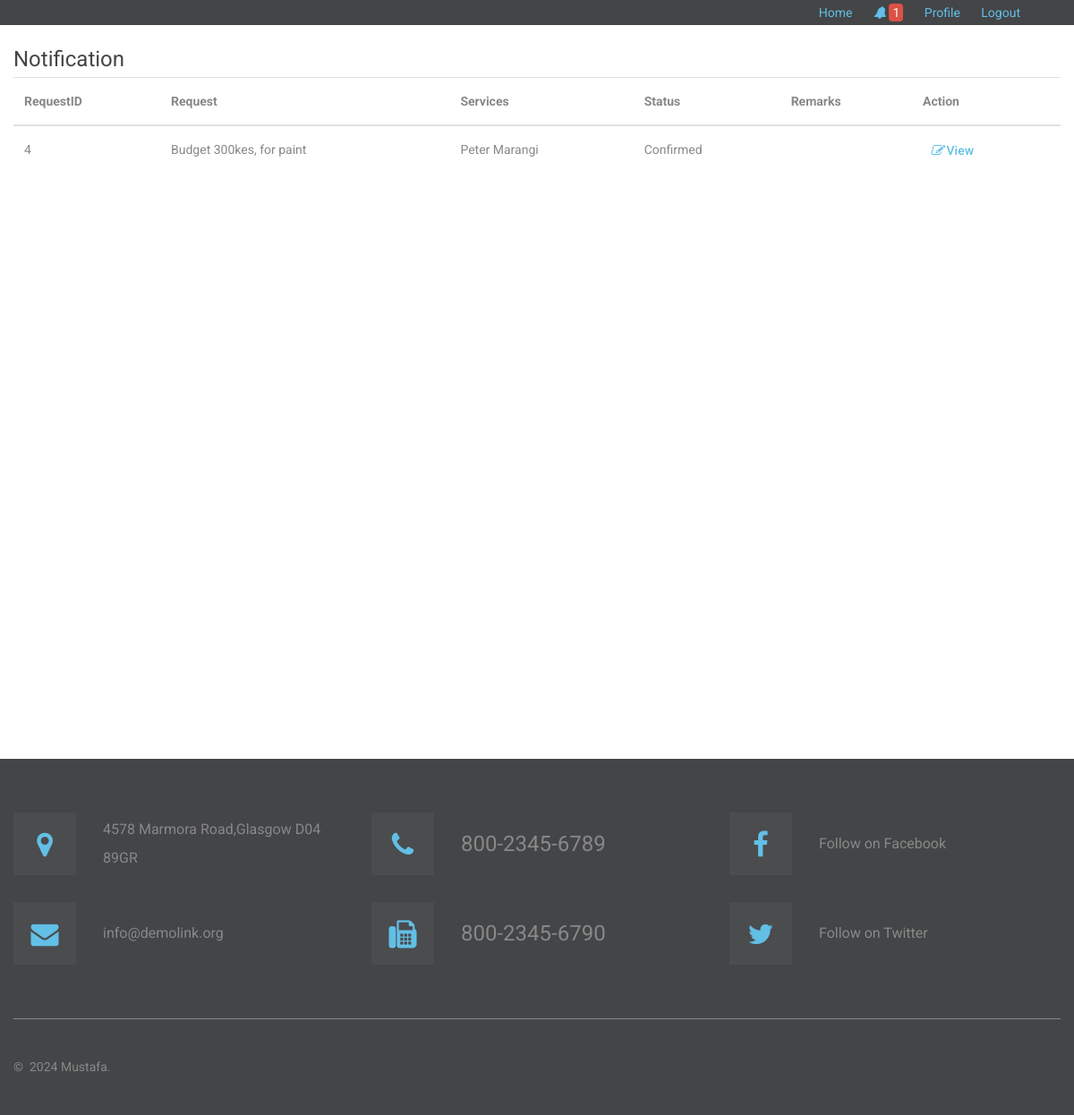
Page /client/index.php?view=notification (signed in) on the committed database.
### tables this page shows
CREATE TABLE `tblrequest` (
  `RequestID` int(11) NOT NULL,
  `Request` text NOT NULL,
  `Status` varchar(90) NOT NULL,
  `Remarks` text NOT NULL,
  `ClientID` int(11) NOT NULL,
  `ServiceID` int(11) NOT NULL,
  `USERID` int(11) NOT NULL DEFAULT 0,
  `Viewed` tinyint(1) NOT NULL DEFAULT 0
);

CREATE TABLE `tblserviceprovider` (
  `ServiceID` int(11) NOT NULL,
  `ServiceName` varchar(90) NOT NULL,
  `ServiceContact` varchar(30) NOT NULL,
  `ServiceAddress` text NOT NULL,
  `lat` double NOT NULL DEFAULT 0,
  `lng` double NOT NULL DEFAULT 0,
  `Services` text NOT NULL,
  `EmailAddress` varchar(90) NOT NULL DEFAULT 'ma5755333@gmail.com',
  `spUsername` varchar(90) NOT NULL,
  `spPassword` varchar(90) NOT NULL,
  `Status` varchar(90) NOT NULL DEFAULT 'Confirmed',
  `PicLoc` text NOT NULL
);

### includes/database.php (called while the page is built, shortened)
<?php
class Database
{
    public $sql_string = '';
    private $conn;
    public function open_connection()
    {
        $this->conn = new mysqli(server, user, pass, database_name);
    }
    public function setQuery($sql = '')
    {
        $this->sql_string = $sql;
    }
    public function executeQuery()
    {
        $result = $this->conn->query($this->sql_string);
        return $result;
    }
    private function confirm_query($result)
    {
        return $result;
    }
    public function loadResultList($key = '') {
        $cur = $this->executeQuery();
        $array = array();
        if ($cur->num_rows > 0) {
            while ($row = $cur->fetch_object()) {
                if ($key) {
                    $array[$row->$key] = $row;
                } else {
                    $array[] = $row;
                }
            }
        }
        return $array;
    }
    public function loadSingleResult()
    {
        $cur = $this->executeQuery();
        while ($row = $cur->fetch_object()) {
            return $data = $row;
        }
    }
}
$mydb = new Database();
?>

### client/index.php (the view, shortened to what this page needs)
<?php
require_once("../includes/initialize.php");
$view = (isset($_GET['view']) && $_GET['view'] != '') ? $_GET['view'] : '';
switch ($view) {
	case 'notification' :
		$content    = 'notification.php';
		break;
}
?>
<?php
  $sql = "SELECT count(*) as num FROM `tblrequest` WHERE `Status`='Confirmed' AND `Viewed`=0";
  $mydb->setQuery($sql);
  $notify_num = $mydb->loadSingleResult();
?>
<!DOCTYPE html>
<html class="wide wow-animation" lang="en">
  <head>
    <link rel="stylesheet" href="<?php echo web_root;?>css/style.css">
    <link rel="stylesheet" href="<?php echo web_root;?>font-awesome/css/material-design-iconic-font.min.css">
  </head>
  <body>
    <div class="page">
      <header class="section page-header">
          <nav class="menu">
            <div class="top-nav">
              <ul class="pull-right">
                <?php if (!isset($_SESSION['ClientID'])) { ?>
                <li><a href="<?php echo web_root;?>index.php?q=spregister">Register as Service Provider</a></li>
                <li><a href="<?php echo web_root;?>index.php?q=cregister">Register as Client</a></li>
                <li><a href="<?php echo web_root;?>index.php?q=login">Login</a></li>
                <?php }else{ ?>
                  <li><a href="<?php echo web_root;?>">Home</a></li>
                  <li><a title="Notification" href="<?php echo web_root;?>client/index.php?view=notification"><i class="fa fa-bell"></i> <span class="notif"><?php echo $notify_num->num; ?></span></a></li>
                  <li><a href="<?php echo web_root;?>client/">Profile</a></li>
                  <li><a href="<?php echo web_root;?>logout.php">Logout</a></li>
                <?php }?>
              </ul>
            </div>
          </nav>
      </header>
     <div style="min-height: 200px">
     <?php  require_once $content ;?>
   </div>
      <section class="section section-lg bg-gray-700">
        <div class="container">
          <div class="row row-30">
            <div class="col-lg-4">
              <div class="row row-30">
                <div class="col-sm-6 col-lg-12 wow fadeInRight">
                  <article class="info-classic align-items-center">
                    <div class="unit unit-spacing-md align-items-center flex-column flex-md-row text-center text-md-left">
                      <div class="unit-left">
                        <div class="info-classic-icon fa-map-marker"></div>
                      </div>
                      <div class="unit-body"><a class="info-classic-link" href="#">4578 Marmora Road,Glasgow D04 89GR</a></div>
                    </div>
                  </article>
                </div>
                <div class="col-sm-6 col-lg-12 wow fadeInRight" data-wow-delay=".05s">
                  <article class="info-classic align-items-center">
                    <div class="unit unit-spacing-md align-items-center flex-column flex-md-row text-center text-md-left">
                      <div class="unit-left">
                        <div class="info-classic-icon fa-envelope"></div>
                      </div>
                      <div class="unit-body"><a class="info-classic-link" href="mailto:#">info@demolink.org</a></div>
                    </div>
                  </article>
                </div>
              </div>
            </div>
            <div class="col-lg-4">
              <div class="row row-30">
                <div class="col-sm-6 col-lg-12 wow fadeInRight" data-wow-delay=".1s">
                  <article class="info-classic align-items-center info-classic-2">
                    <div class="unit unit-spacing-md align-items-center flex-column flex-md-row text-center text-md-left">
                      <div class="unit-left">
                        <div class="info-classic-icon fa-phone"></div>
                      </div>
                      <div class="unit-body"><a class="info-classic-link" href="tel:#">800-2345-6789</a></div>
                    </div>
                  </article>
                </div>
                <div class="col-sm-6 col-lg-12 wow fadeInRight">
                  <article class="info-classic align-items-center info-classic-2">
                    <div class="unit unit-spacing-md align-items-center flex-column flex-md-row text-center text-md-left">
                      <div class="unit-left">
                        <div class="info-classic-icon fa-fax"></div>
                      </div>
                      <div class="unit-body"><a class="info-classic-link" href="tel:#">800-2345-6790</a></div>
                    </div>
                  </article>
                </div>
              </div>
            </div>
            <div class="col-lg-4">
              <div class="row row-30">
                <div class="col-sm-6 col-lg-12 wow fadeInRight" data-wow-delay=".05s">
                  <article class="info-classic align-items-center">
                    <div class="unit unit-spacing-md align-items-center flex-column flex-md-row text-center text-md-left">
                      <div class="unit-left">
                        <div class="info-classic-icon fa-facebook"></div>
                      </div>
                      <div class="unit-body"><a class="info-classic-link" href="#">Follow on Facebook</a></div>
                    </div>
                  </article>
                </div>
                <div class="col-sm-6 col-lg-12 wow fadeInRight" data-wow-delay=".1s">
                  <article class="info-classic align-items-center">
                    <div class="unit unit-spacing-md align-items-center flex-column flex-md-row text-center text-md-left">
                      <div class="unit-left">
                        <div class="info-classic-icon fa-twitter"></div>
                      </div>
                      <div class="unit-body"><a class="info-classic-link" href="#">Follow on Twitter</a></div>
                    </div>
                  </article>
                </div>
              </div>
            </div>
          </div>
        </div>
      </section>
      <footer class="section footer-classic">
        <div class="container">
          <p class="rights"><span>&copy;&nbsp; </span><span class="copyright-year"></span><span>&nbsp;</span><span>Mustafa</span><span>.&nbsp;</span></p>
        </div>
      </footer>
    </div>
  </body>
</html>

### client/notification.php
<div class="container" style="min-height: 800px;margin-top: 20px">
           <h4>Notification</h4>
       <div class="table-responsive">
       <table class="table-hover table" id="dash-tables"   cellspacing="0" >
        <thead>
            <th>RequestID</th>
            <th>Request</th>
            <th>Services</th>
            <th>Status</th>
            <th>Remarks</th>
            <th>Action</th>
        </thead>
        <tbody>
          <?php
            $mydb->setQuery("SELECT *,r.Status as stats
                    FROM  `tblrequest` r, `tblserviceprovider` s,`tblclients` c
                  WHERE r.ServiceID=s.ServiceID AND r.ClientID=c.ClientID AND c.ClientID=".$_SESSION['ClientID']." ORDER BY r.Status='Pending' DESC");
            $cur = $mydb->loadResultList();
          foreach ($cur as $result) {
            echo '<tr>';
            echo '<td>' . $result->RequestID.'</a></td>';
            echo '<td>'. $result->Request.'</td>';
            echo '<td>'. $result->ServiceName.'</td>';
            echo '<td>'.$result->stats.'</td>';
            echo '<td>'. $result->Remarks.'</td>';
              $btn= '
               <a title="View" href="index.php?view=view&id='.$result->RequestID.'" class="btn btn-info btn-sm  " ><i class="fa fa-edit"></i> View</a>';
            echo '<td > '.$btn.'</td>';
            echo '</tr>';
          }
          ?>
        </tbody>
      </table>
    </div>
  </div>

### client/index.php (style rules this page uses)
.top-nav { width: 100%; background-color: #434547; float: left; z-index: 99999999; }
.top-nav ul { padding-right: 50px; }
.top-nav ul li { padding: 0px 10px; display: inline; }
.top-nav .notif { border-radius: 4px; background-color: #DD5044; padding: 2px 4px; color: #fff; }

### rows in the picture
tblrequest: RequestID "4", Request "Budget 300kes, for paint", ServiceID.ServiceName "Peter Marangi", Status "Confirmed"

### other values in the picture
$notify_num->num "1"
